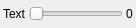
<?xml version="1.0" encoding="UTF-8"?>
<ui version="4.0">
 <class>LabeledHorizontalSlider</class>
 <widget class="QFrame" name="LabeledHorizontalSlider">
  <property name="geometry">
   <rect>
    <x>0</x>
    <y>0</y>
    <width>136</width>
    <height>28</height>
   </rect>
  </property>
  <property name="windowTitle">
   <string>Frame</string>
  </property>
  <property name="styleSheet">
   <string notr="true">LabeledHorizontalSlider {
	border: 0;
}</string>
  </property>
  <layout class="QHBoxLayout" name="horizontalLayout">
   <property name="spacing">
    <number>3</number>
   </property>
   <property name="leftMargin">
    <number>3</number>
   </property>
   <property name="topMargin">
    <number>3</number>
   </property>
   <property name="rightMargin">
    <number>3</number>
   </property>
   <property name="bottomMargin">
    <number>3</number>
   </property>
   <item alignment="Qt::AlignVCenter">
    <widget class="QLabel" name="textLabel">
     <property name="text">
      <string>Text</string>
     </property>
    </widget>
   </item>
   <item>
    <widget class="QSlider" name="slider">
     <property name="orientation">
      <enum>Qt::Horizontal</enum>
     </property>
    </widget>
   </item>
   <item alignment="Qt::AlignVCenter">
    <widget class="QLabel" name="valueLabel">
     <property name="text">
      <string>0</string>
     </property>
    </widget>
   </item>
  </layout>
 </widget>
 <resources/>
 <connections/>
</ui>
